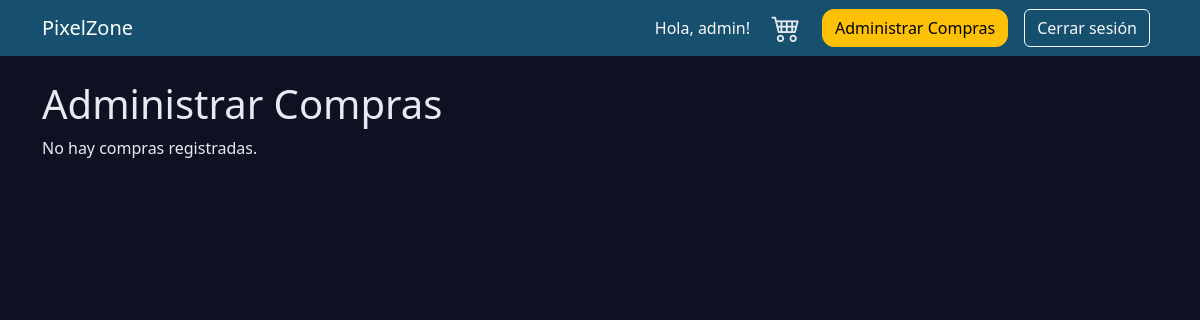
The page /tienda/admin/compras/ (signed in) on the database as committed earlier.
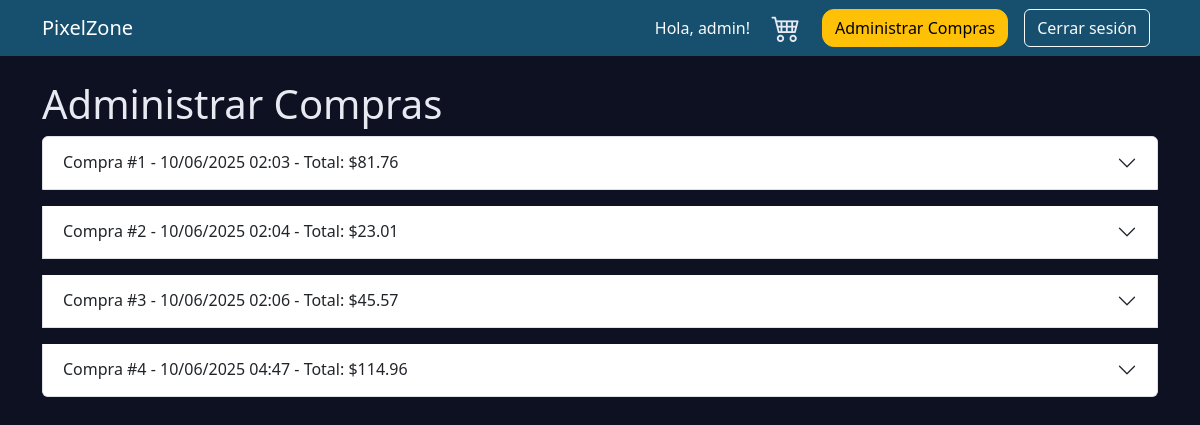
The same page on the database as committed later.
### tienda/models.py (models this page shows)
class Compra(models.Model):
    ESTADOS = [
        ('PEND', 'Pendiente'),
        ('ENV', 'Enviado'),
        ('ENT', 'Entregado'),
        ('CAN', 'Cancelado'),
    ]
    usuario = models.ForeignKey(User, on_delete=models.CASCADE)
    juegos = models.ManyToManyField(Juego, through='DetalleCompra')
    fecha = models.DateTimeField(auto_now_add=True)
    total = models.DecimalField(max_digits=10, decimal_places=2)
    estado = models.CharField(max_length=5, choices=ESTADOS, default='PEND')

### tienda/views.py (the view, shortened to what this page needs)
# urls.py: path('admin/compras/', views.administrar_compras, name='administrar_compras'),
@staff_member_required
def administrar_compras(request):
    compras = Compra.objects.select_related('usuario').all()
    return render(request, 'administrar_compras.html', {'compras': compras})

### tienda/templates/administrar_compras.html (shortened to what this page needs)
{% extends 'base.html' %}
{% block content %}
<h1>Administrar Compras</h1>
{% if compras %}
    <div class="accordion" id="accordionCompras">
    {% for compra in compras %}
        <div class="accordion-item mb-3">
            <h2 class="accordion-header" id="heading{{ compra.id }}">
                <button class="accordion-button collapsed" type="button" data-bs-toggle="collapse" data-bs-target="#collapse{{ compra.id }}" aria-expanded="false" aria-controls="collapse{{ compra.id }}">
                    Compra #{{ compra.id }} - {{ compra.fecha|date:"d/m/Y H:i" }} - Total: ${{ compra.total }}
                </button>
            </h2>
        </div>
    {% endfor %}
    </div>
{% else %}
    <p>No hay compras registradas.</p>
{% endif %}
{% endblock %}

Rows that differ between the two databases and show on the page:
added Compra: id "1", fecha "10/06/2025 02:03", total "81.76"
added Compra: id "2", fecha "10/06/2025 02:04", total "23.01"
added Compra: id "3", fecha "10/06/2025 02:06", total "45.57"
added Compra: id "4", fecha "10/06/2025 04:47", total "114.96"
Other text that changed with them:
text no longer shown: "No hay compras registradas."
